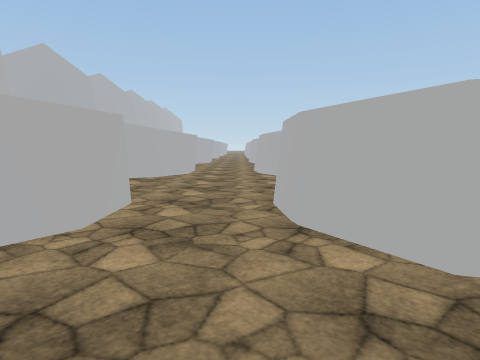
View 1 (above)

22 first-person views from a walk through a 3-D level made in the Unity game engine. The camera is 1.5 m above the floor, tilts 6° down and sees 75° across. The floor is counted in squares, 2 m on a side. Each view is taken from the middle of a square. On the plan, view 1 faces up. The plan holds only what a view shows up to about 10 squares ahead; the rest is blank. The place goes on beyond the plan. Some surface patterns are stand-ins.

View 2
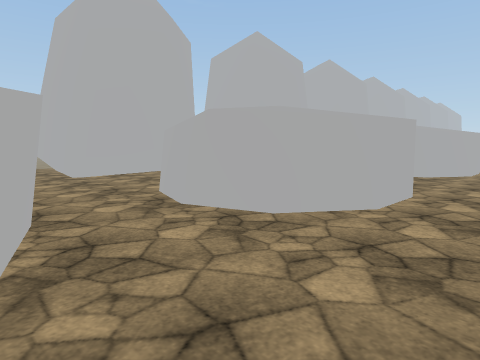

View 3
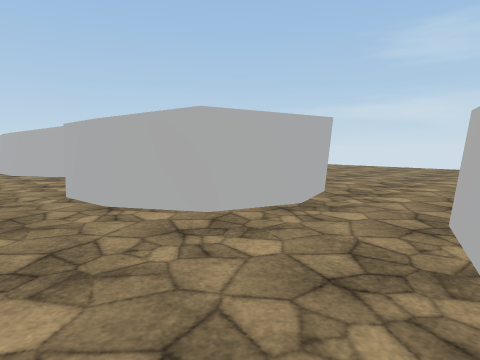

View 4
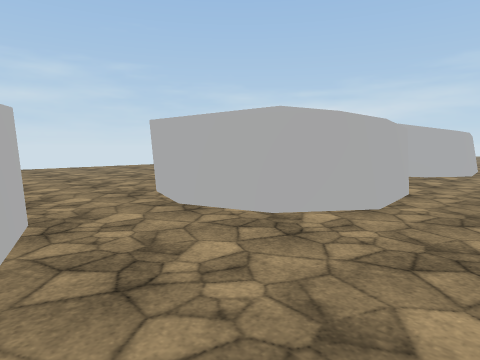

View 5
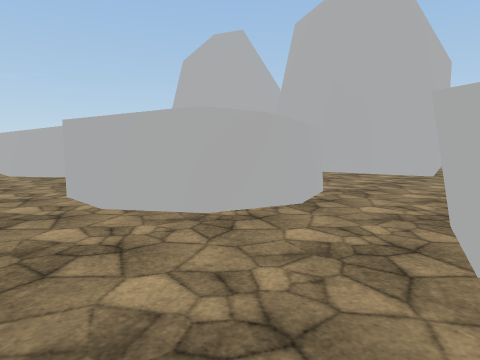

View 6
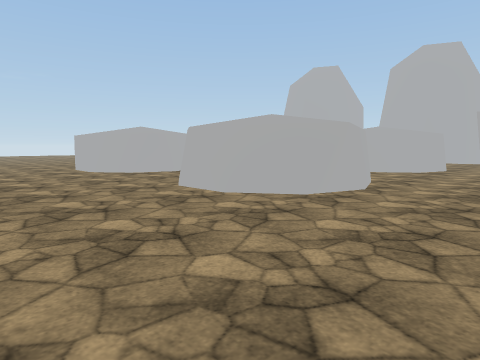

View 7
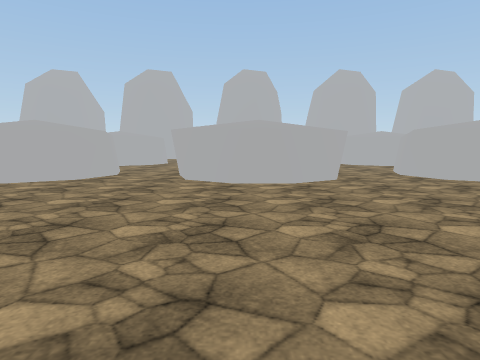

View 8
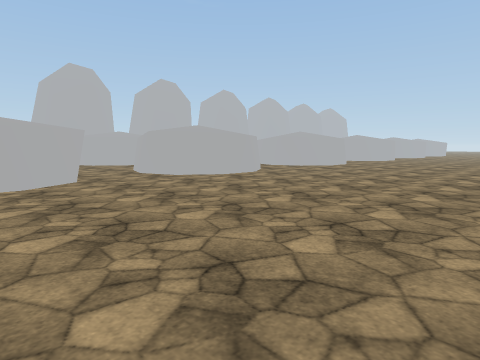

View 9
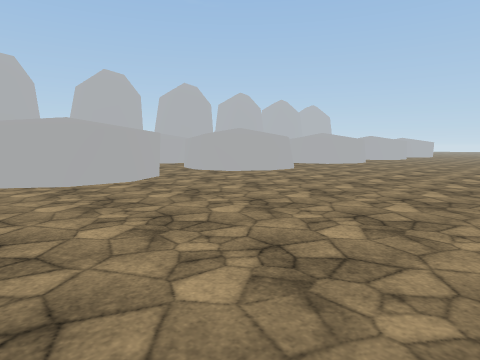

View 10
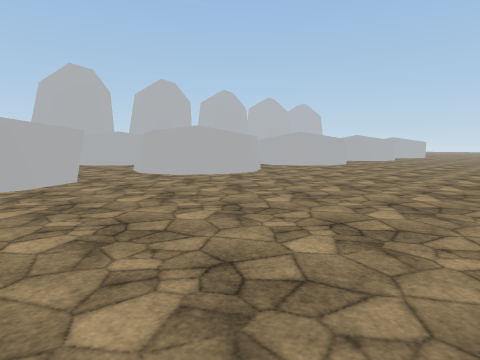

View 11
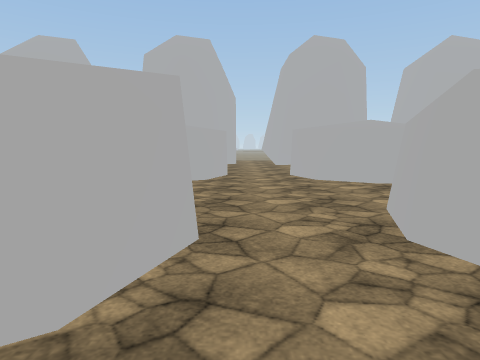

View 12
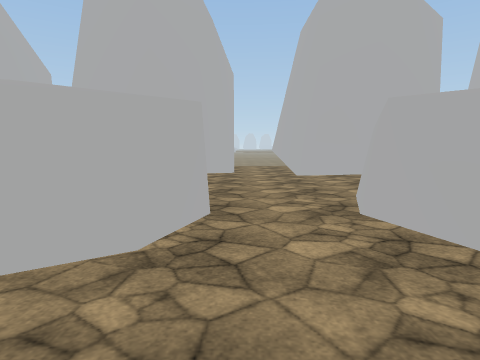

View 13
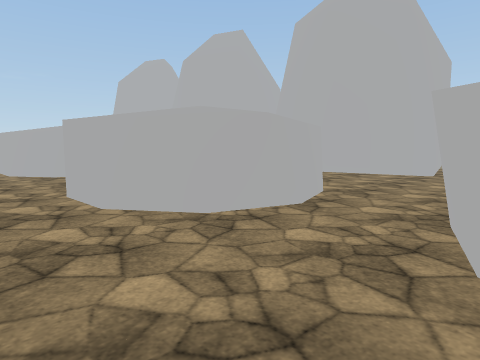

View 14
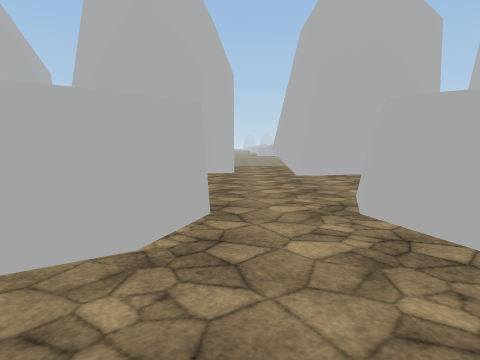

View 15
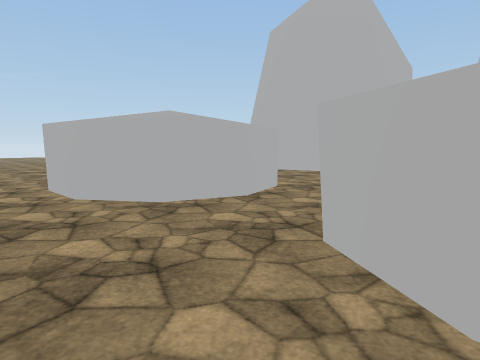

View 16
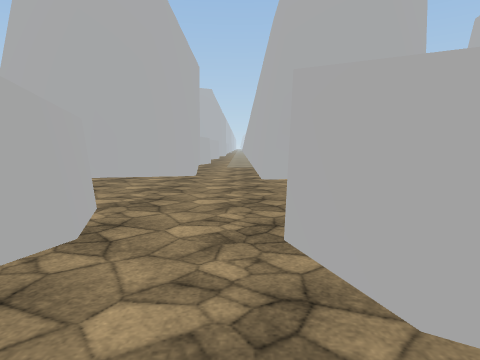

View 17
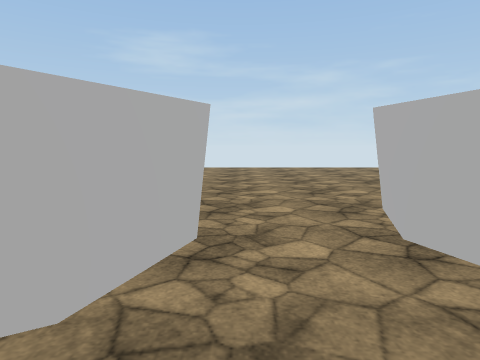

View 18
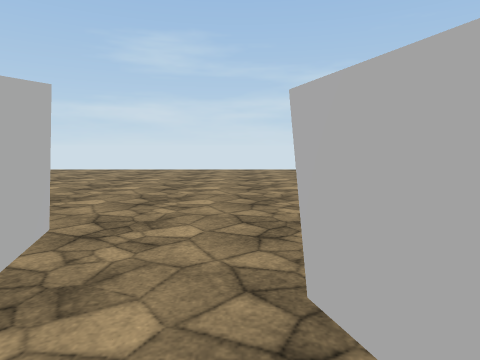

View 19
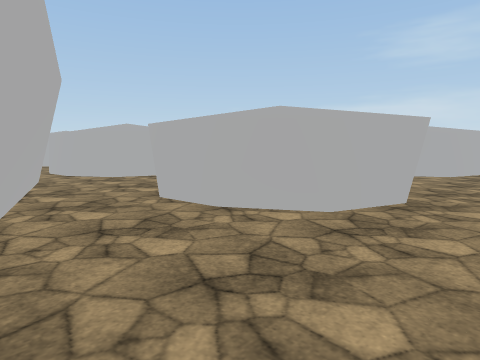

View 20
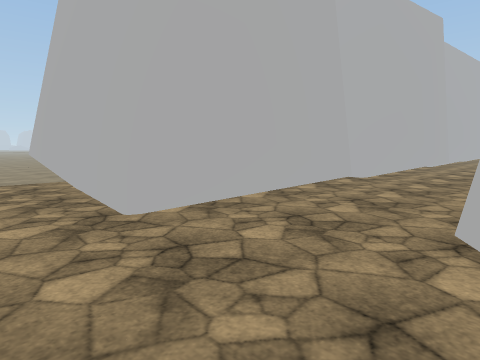

View 21
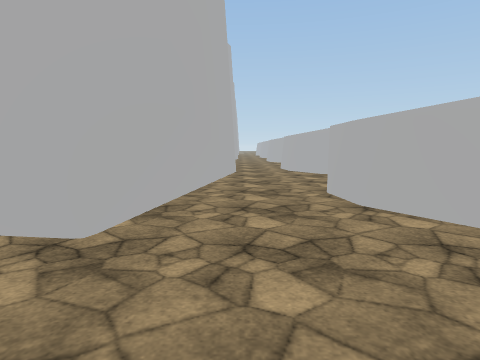

View 22
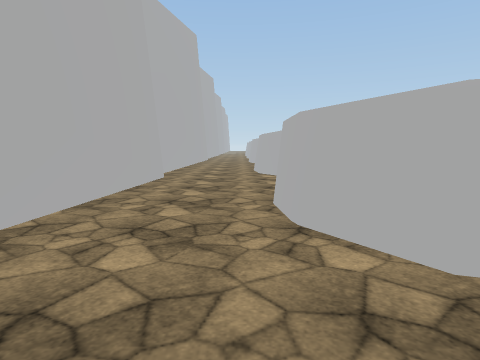

### Floor plan
Key: @ floor where view 1 was taken; # wall or solid block; . floor.
Columns run from 15 left of view 1 to 11 right of it. Each row starts with its distance up from view 1.
 16        ##.#        #......
 15        #..#  #..   #......
 14      ###..####..####......
 13      ......................
 12      ......................
 11      ###..####..####.......
 10        #..#  #..#  #.......
  9        #..#  #..#  #.......
  8      ###..####..####.......
  7      ......................
  6      ......................
  5      ###..####..####.......
  4        #..#  #..#  #.......
  3        #..#  #..#  #.......
  2      ###..####..####......
  1       ....................
  0       .........@...........
 -1      ###..####..####.......
 -2        #..#  #..#  #.......
 -3        #..#  #..#  #.......
 -4 ....####..####..####.......
 -5 ...........................
 -6     .......................
 -7     ####..####..####.......
 -8        #..   #..#  #......
 -9        #     #. #  #.. ...

Where each view was taken, in squares from view 1:
view 1: 0 up, 0 right, facing up
view 2: 1 down, 0 right, facing up-left
view 3: 1 down, 1 left, facing up-right
view 4: 2 up, 1 left, facing down-right
view 5: 2 up, 0 right, facing down-left
view 6: 2 up, 8 right, facing down-left
view 7: 3 up, 11 right, facing left
view 8: 3 up, 11 right, facing up-left
view 9: 7 up, 11 right, facing up-left
view 10: 9 up, 11 right, facing up-left
view 11: 12 up, 5 right, facing left
view 12: 12 up, 0 right, facing left
view 13: 8 up, 0 right, facing down-left
view 14: 6 up, 0 right, facing left
view 15: 3 down, 0 right, facing down-left
view 16: 5 down, 1 left, facing left
view 17: 5 down, 0 right, facing right
view 18: 6 down, 1 right, facing right
view 19: 6 down, 8 left, facing up-right
view 20: 6 down, 5 left, facing up-left
view 21: 5 up, 7 left, facing up
view 22: 6 up, 6 left, facing up
